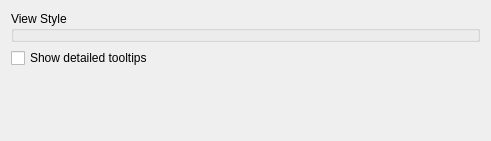
<?xml version="1.0" encoding="UTF-8"?>
<ui version="4.0">
 <class>ConfigDialog</class>
 <widget class="QWidget" name="ConfigDialog">
  <property name="geometry">
   <rect>
    <x>0</x>
    <y>0</y>
    <width>491</width>
    <height>141</height>
   </rect>
  </property>
  <layout class="QGridLayout" name="gridLayout">
   <item row="0" column="0">
    <widget class="QGroupBox" name="GbViewStyle">
     <property name="title">
      <string>View Style</string>
     </property>
    </widget>
   </item>
   <item row="1" column="0">
    <widget class="QCheckBox" name="ChTooltips">
     <property name="text">
      <string>Show detailed tooltips</string>
     </property>
    </widget>
   </item>
   <item row="2" column="0">
    <spacer name="SpHeight">
     <property name="orientation">
      <enum>Qt::Vertical</enum>
     </property>
     <property name="sizeHint" stdset="0">
      <size>
       <width>20</width>
       <height>44</height>
      </size>
     </property>
    </spacer>
   </item>
  </layout>
 </widget>
 <connections/>
</ui>
